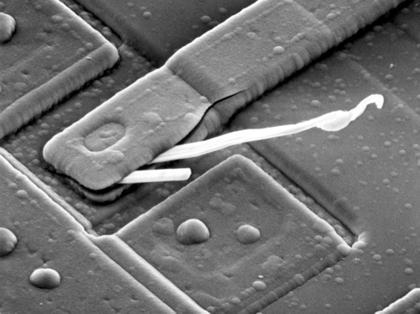
%> input picture Blur image/Q1.tif, 420 x 314 px, shrunk from 906 x 678 before the run
$ octave project.m   (GNU Octave 9; MATLAB toolbox functions it lacks are replaced by stand-ins)
%> lines starting %> are read from the running program, lines starting %| are printed output that depends on the picture
close all;
clear all;
clc;
% Read image
Q1 = imread('Q1.tif');
%> Q1 is the input picture: size 314x420 uint8; min 0, max 255, mean 112.6
Q2 = imread('Q2.tif');
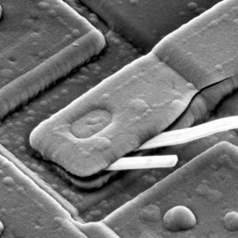
%> input picture Blur image/Q2.tif, 238 x 238 px, shrunk from 513 x 513 before the run
%> Q2 is the input picture: size 238x238x3 uint8; min 0, max 255, mean 115.1
Q3 = imread('Q3.tif');
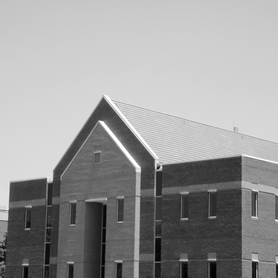
%> input picture Blur image/Q3.tif, 278 x 278 px, shrunk from 600 x 600 before the run
%> Q3 is the input picture: size 278x278 uint8; min 0, max 255, mean 152.8
Q4 = imread('Q4.tif');
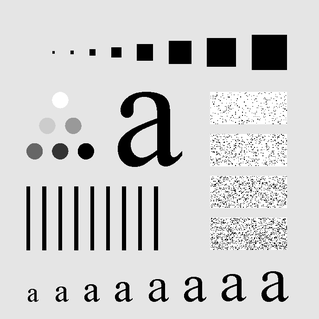
%> input picture Blur image/Q4.tif, 319 x 319 px, shrunk from 688 x 688 before the run
%> Q4 is the input picture: size 319x319 uint8; min 0, max 255, mean 207.2
% do (a) and (b) for each image
qa(Q1)
% [9 lines not run here, left out]
function qa(pic)
    % Initialize
    I = mat2gray(pic,[0 255]);
    I = I(:,:,1);
    [M,N] = size(I);
%> M = 314; N = 420

    % Fourier transform of the original image
    F = fft2(I);

    % Create h(x, y) (PSF)
    LEN = sqrt((0.1*M)^2+(0.1*N)^2);
%> LEN = 52.44
    THETA = -atan(M/N)/pi*180;
%> THETA = -36.78
%> (the run ends here)
